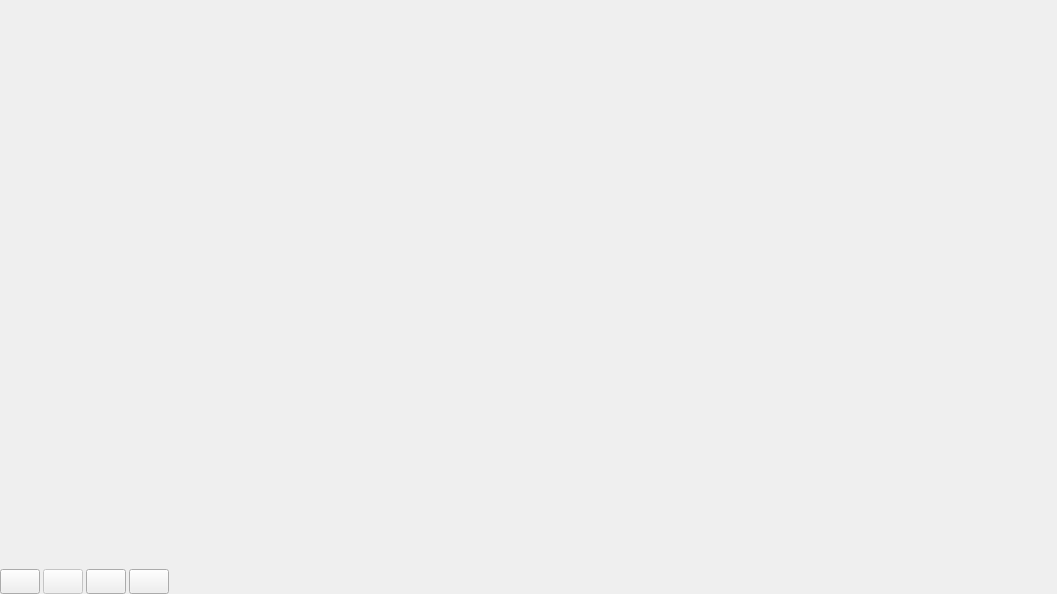
<?xml version="1.0" encoding="UTF-8"?>
<ui version="4.0">
 <class>FormFitter</class>
 <widget class="QWidget" name="FormFitter">
  <property name="geometry">
   <rect>
    <x>0</x>
    <y>0</y>
    <width>1057</width>
    <height>594</height>
   </rect>
  </property>
  <property name="windowTitle">
   <string>Peaks</string>
  </property>
  <property name="windowIcon">
   <iconset>
    <normaloff>:/new/icons/qpx.xpm</normaloff>:/new/icons/qpx.xpm</iconset>
  </property>
  <layout class="QGridLayout" name="gridLayout">
   <property name="leftMargin">
    <number>0</number>
   </property>
   <property name="topMargin">
    <number>0</number>
   </property>
   <property name="rightMargin">
    <number>0</number>
   </property>
   <property name="bottomMargin">
    <number>0</number>
   </property>
   <item row="0" column="0">
    <layout class="QVBoxLayout" name="verticalLayout_2">
     <property name="spacing">
      <number>3</number>
     </property>
     <item>
      <widget class="QpFitter" name="plot" native="true">
       <property name="sizePolicy">
        <sizepolicy hsizetype="MinimumExpanding" vsizetype="MinimumExpanding">
         <horstretch>0</horstretch>
         <verstretch>0</verstretch>
        </sizepolicy>
       </property>
       <property name="toolTipDuration">
        <number>-1</number>
       </property>
      </widget>
     </item>
     <item>
      <layout class="QHBoxLayout" name="horizontalLayout_10">
       <property name="spacing">
        <number>3</number>
       </property>
       <item>
        <widget class="QPushButton" name="pushFindPeaks">
         <property name="sizePolicy">
          <sizepolicy hsizetype="Maximum" vsizetype="Maximum">
           <horstretch>0</horstretch>
           <verstretch>0</verstretch>
          </sizepolicy>
         </property>
         <property name="minimumSize">
          <size>
           <width>40</width>
           <height>25</height>
          </size>
         </property>
         <property name="maximumSize">
          <size>
           <width>40</width>
           <height>25</height>
          </size>
         </property>
         <property name="toolTip">
          <string>Find peaks</string>
         </property>
         <property name="text">
          <string/>
         </property>
         <property name="icon">
          <iconset resource="../resources/daquiri.qrc">
           <normaloff>:/icons/oxy/16/edit_find.png</normaloff>:/icons/oxy/16/edit_find.png</iconset>
         </property>
         <property name="iconSize">
          <size>
           <width>16</width>
           <height>16</height>
          </size>
         </property>
        </widget>
       </item>
       <item>
        <widget class="QPushButton" name="pushStopFitter">
         <property name="enabled">
          <bool>false</bool>
         </property>
         <property name="sizePolicy">
          <sizepolicy hsizetype="Maximum" vsizetype="Maximum">
           <horstretch>0</horstretch>
           <verstretch>0</verstretch>
          </sizepolicy>
         </property>
         <property name="minimumSize">
          <size>
           <width>40</width>
           <height>25</height>
          </size>
         </property>
         <property name="maximumSize">
          <size>
           <width>40</width>
           <height>25</height>
          </size>
         </property>
         <property name="toolTip">
          <string>Stop fitting</string>
         </property>
         <property name="text">
          <string/>
         </property>
         <property name="icon">
          <iconset resource="../resources/daquiri.qrc">
           <normaloff>:/icons/oxy/16/stop.png</normaloff>:/icons/oxy/16/stop.png</iconset>
         </property>
         <property name="iconSize">
          <size>
           <width>16</width>
           <height>16</height>
          </size>
         </property>
        </widget>
       </item>
       <item>
        <widget class="QPushButton" name="pushSettings">
         <property name="enabled">
          <bool>true</bool>
         </property>
         <property name="sizePolicy">
          <sizepolicy hsizetype="Maximum" vsizetype="Maximum">
           <horstretch>0</horstretch>
           <verstretch>0</verstretch>
          </sizepolicy>
         </property>
         <property name="minimumSize">
          <size>
           <width>40</width>
           <height>25</height>
          </size>
         </property>
         <property name="maximumSize">
          <size>
           <width>40</width>
           <height>25</height>
          </size>
         </property>
         <property name="toolTip">
          <string>Fitter settings</string>
         </property>
         <property name="text">
          <string/>
         </property>
         <property name="icon">
          <iconset resource="../resources/daquiri.qrc">
           <normaloff>:/icons/oxy/16/applications_systemg.png</normaloff>:/icons/oxy/16/applications_systemg.png</iconset>
         </property>
         <property name="iconSize">
          <size>
           <width>16</width>
           <height>16</height>
          </size>
         </property>
        </widget>
       </item>
       <item>
        <widget class="QPushButton" name="pushClearAll">
         <property name="sizePolicy">
          <sizepolicy hsizetype="Maximum" vsizetype="Maximum">
           <horstretch>0</horstretch>
           <verstretch>0</verstretch>
          </sizepolicy>
         </property>
         <property name="minimumSize">
          <size>
           <width>40</width>
           <height>25</height>
          </size>
         </property>
         <property name="maximumSize">
          <size>
           <width>40</width>
           <height>25</height>
          </size>
         </property>
         <property name="toolTip">
          <string>Clear all regions</string>
         </property>
         <property name="text">
          <string/>
         </property>
         <property name="icon">
          <iconset resource="../resources/daquiri.qrc">
           <normaloff>:/icons/oxy/16/editclear.png</normaloff>:/icons/oxy/16/editclear.png</iconset>
         </property>
         <property name="iconSize">
          <size>
           <width>16</width>
           <height>16</height>
          </size>
         </property>
        </widget>
       </item>
       <item>
        <widget class="QLabel" name="label">
         <property name="sizePolicy">
          <sizepolicy hsizetype="Preferred" vsizetype="Preferred">
           <horstretch>0</horstretch>
           <verstretch>0</verstretch>
          </sizepolicy>
         </property>
         <property name="minimumSize">
          <size>
           <width>0</width>
           <height>25</height>
          </size>
         </property>
         <property name="maximumSize">
          <size>
           <width>16777215</width>
           <height>25</height>
          </size>
         </property>
         <property name="text">
          <string/>
         </property>
        </widget>
       </item>
       <item>
        <widget class="QLabel" name="labelMovie">
         <property name="enabled">
          <bool>false</bool>
         </property>
         <property name="sizePolicy">
          <sizepolicy hsizetype="Minimum" vsizetype="Preferred">
           <horstretch>0</horstretch>
           <verstretch>0</verstretch>
          </sizepolicy>
         </property>
         <property name="minimumSize">
          <size>
           <width>32</width>
           <height>25</height>
          </size>
         </property>
         <property name="maximumSize">
          <size>
           <width>32</width>
           <height>25</height>
          </size>
         </property>
         <property name="text">
          <string/>
         </property>
        </widget>
       </item>
      </layout>
     </item>
    </layout>
   </item>
  </layout>
 </widget>
 <customwidgets>
  <customwidget>
   <class>QpFitter</class>
   <extends>QWidget</extends>
   <header>gui/fitter/qp_fitter.h</header>
   <container>1</container>
  </customwidget>
 </customwidgets>
 <resources>
  <include location="../resources/daquiri.qrc"/>
 </resources>
 <connections/>
</ui>
